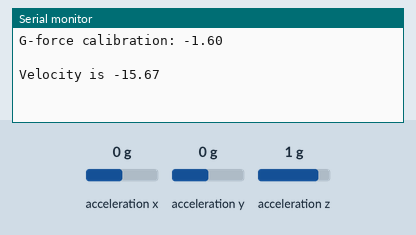
The sketch below on a simulated Arduino Uno, built with avr-gcc and run on an emulated ATmega328P. On the bench: the last lines printed to the serial monitor. Wiring (inferred from the names in the program): MPU-6050 motion sensor at I2C address 0x68. Inputs (shaded band) come from the test bench; at power-on: acceleration x 0 g, acceleration y 0 g, acceleration z 1 g.

Above: at 1.8 s.
1.9 s: acceleration x set to -1.4 g
At 3.1 s:
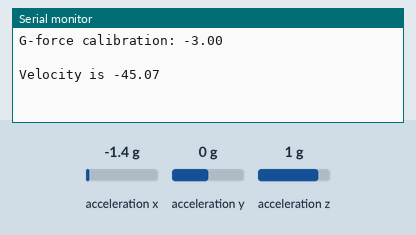
3.4 s: acceleration x set to -0.8 g
At 3.8 s:
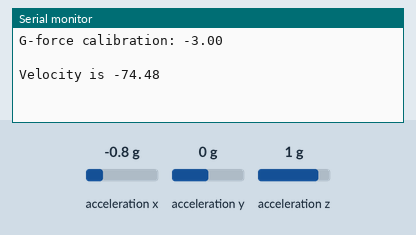
Timing chart, 0 to 6.4 s (numbered marks = the images above; inputs shaded):
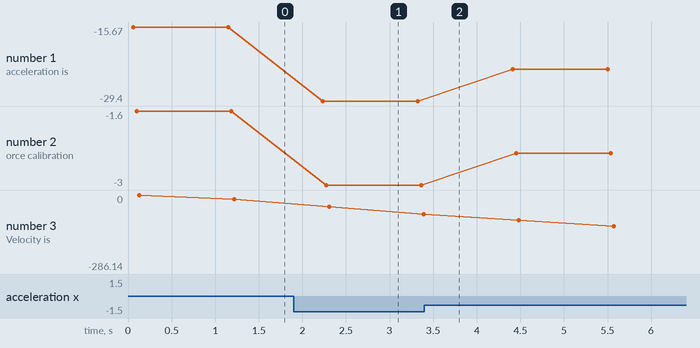

The sketch:

acceleration_code_neat.ino
```cpp
//for reference to velocity integral:
//https://arduino.stackexchange.com/questions/9436/integrating-an-analog-signal-using-arduino-uno-smd

#include <Wire.h>

int m; //mass of the accelerometer assembly and the arduino attached

//mechanics
long accelX, accelY, accelZ;       //acceleration
float gForceX, gForceY,gForceZ;    //gforce
float linaccelX;                   //linear acceleration in m/s^2
float ivel;                        //initial velocity
float nvel;                        //new velocity

//time
float dt;                          //difference in time
unsigned long period = 1000;
unsigned long old_time;
unsigned long new_time;


void setup() {
  Serial.begin(9600);
  Wire.begin();
  //omitted the PLX-DAQ lines that write to excel

  setupMPU();

}

void loop() {
  //maybe place a time stamp loop? or 2?
  timestamp1();
  recordAccelRegisters();
  printData();
  delay(period);                              //time delay in milliseconds

}

void setupMPU(){
  Wire.beginTransmission(0b1101000);      //writing straight to I2C
  Wire.write(0x6B);                       //MPU6050 power module, sleep mode upon power
  Wire.write(0b00000000);                 //MPU6050 power module commands, sleep mode disabled
  Wire.endTransmission();                 //end transmission
  Wire.beginTransmission(0b1101000);      //calling up the I2C again
  Wire.write(0x1B);                       //repitition module
  Wire.write(0x00000000);                 //commands the module to repeat the process?
  Wire.endTransmission();                 //end transmission
  Wire.beginTransmission(0b1101000);
  Wire.write(0x1C);
  Wire.write(0b00000000);
  Wire.endTransmission();


}
/*This timestamp is meant for me to record the time that the data was taekn
  My hope is that the code will record this time stamp and use the next time stamp recorded
  in the next loop iteration and find the difference to find deltatime*/
void timestamp1(){
  new_time = millis();
}

void recordAccelRegisters(){


  Wire.beginTransmission(0b1101000);       //writes directly to the I2C
  Wire.write(0x3B);                        //accelerometer address, commands to begin data transmission
  Wire.endTransmission();                  //end transmission
  Wire.requestFrom(0b1101000,6);           //request data
  while(Wire.available() < 6);             //


  accelX = Wire.read()<<8|Wire.read();
  accelY = Wire.read()<<8|Wire.read();
  accelZ = Wire.read()<<8|Wire.read();     //gathers data from the acceleration registers


  processAccelData();                      //runs function stated in the void loop


}
/*second time stamp, not sure if this is required, since the deltatime should be taken as
 * the difference in time since the data was last recoded, not the time it takes to
 * run the calculation code
 */


void processAccelData(){

  gForceX = (accelX / 16384.0) + (-1.59738); //should be about 0 with no movement
  gForceY = (accelY / 16384.0) + (-0.26);    //should be about 0 with no movement
  gForceZ = (accelZ / 16834.0) + (0.22);     //should be about 1 with no movement, gravity of earth

// integration attempt


  linaccelX = 9.81 * gForceX;                //1 G = 9.81 m/s^2 or 32ft/s^2


dt = (new_time - old_time)/1000;
old_time = new_time;

  //Serial.println(dt); // this indicated that this function sees the time stamp

  nvel += (linaccelX * dt) + ivel;
  nvel += ivel;                         //compiling error, maybe find a way to get the arduino
  // to take the average of the last 5 data points of velocity

 // nvel += (linaccelX * (now - last_time_sampled))+ivel;
 // nvel += ivel;
 // last_time_sampled = now;


}


void printData(){

     Serial.print("The difference in time for the data taken is ");
     Serial.print(dt);    //this works, now place this in the acceleration loop
     Serial.println("'s");
     Serial.println(" ");
     Serial.print("The acceleration is ");
     Serial.print(linaccelX);
     Serial.println("m/s^2");
     Serial.println(" ");
     Serial.print("G-force calibration: ");
     Serial.println(gForceX);
     Serial.println(" ");
     Serial.print("Velocity is ");
     Serial.println(nvel);
     Serial.println(" ");
     Serial.println(" ");


}
```

Measured:
- after the input at 1.9 s, the serial monitor: prints a new line after 0.34 s (image 1)
- plotted number 1: -15.67 → -29.4 after the input at 1.9 s, -29.4 → -23.52 after the input at 3.4 s
- plotted number 2: -1.6 → -3 after the input at 1.9 s, -3 → -2.4 after the input at 3.4 s
- plotted number 3: -15.67 → -74.48 after the input at 1.9 s, -74.48 → -286.14 after the input at 3.4 s
